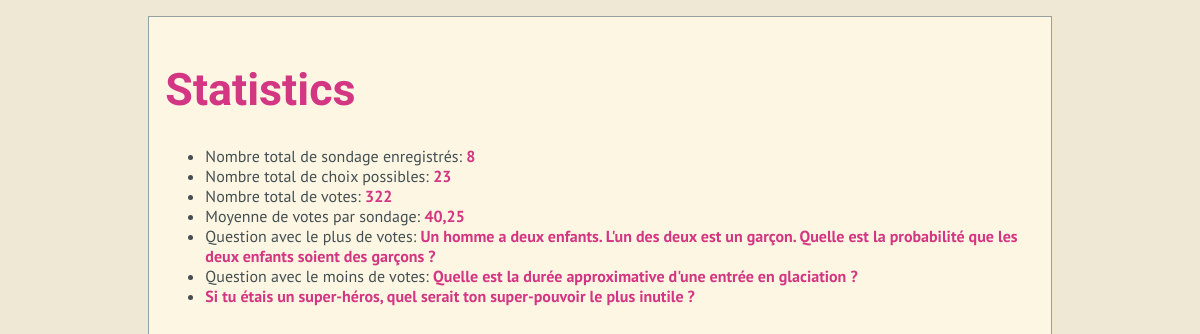
/polls/statistics/, run on an earlier commit of the app's database.
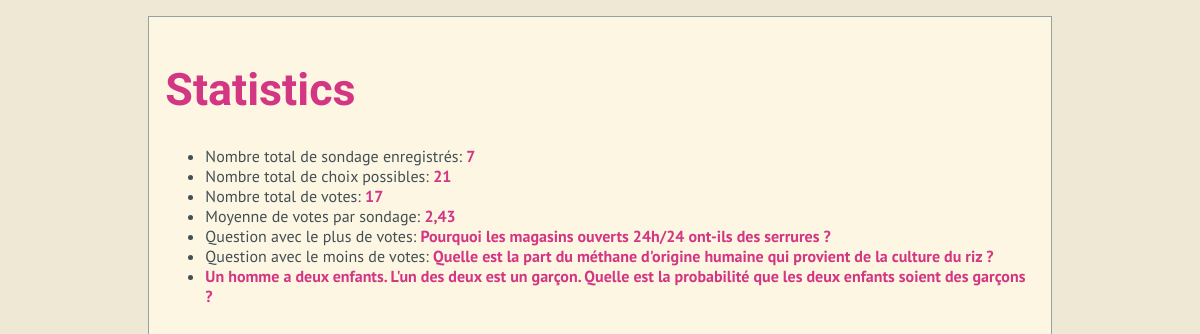
And on a later commit of the database.
### polls/models.py (models this page shows, shortened)
class Question(models.Model):
    question_text = models.CharField(max_length=200)
    pub_date = models.DateTimeField('date published')
    @classmethod
    def most_or_least_popular_question(cls, order_by: str):
        questions_with_total_votes = cls.objects.annotate(total_votes=models.Sum('choice__votes'))
        print(questions_with_total_votes[0].total_votes)  # TODO: supprimer, apres la demo
        ordered_questions = questions_with_total_votes.order_by(order_by)
        return ordered_questions.first()

### polls/views.py (the view)
# urls.py: path('statistics/', views.statistics, name='statistics'),
def statistics(request):
    total_questions = Question.objects.count()
    total_choices = Choice.objects.count()
    total_votes = Choice.objects.aggregate(Sum("votes"))
    average_votes = total_votes["votes__sum"] / total_questions
    most_popular_questions = Question.most_or_least_popular_question('-total_votes')
    least_popular_questions = Question.most_or_least_popular_question('total_votes')
    last_question_added = Question.objects.last()
    context = {'nb_questions': total_questions, 'nb_choices': total_choices, 'nb_votes': total_votes,
               'average_votes': average_votes, 'mp_questions': most_popular_questions,
               'lp_questions': least_popular_questions, 'last_question': last_question_added}
    return render(request, "polls/statistics.html", context)

### polls/templates/polls/statistics.html (shortened to what this page needs)
{% extends "polls/base.html" %}
{% load static %}
{% block content %}
<h1>{% block title %}Statistics{% endblock %}</h1>
<ul>
    <li>Nombre total de sondage enregistrés: <span>{{ nb_questions }}</span></li>
    <li>Nombre total de choix possibles: <span>{{ nb_choices }}</span></li>
    <li>Nombre total de votes: <span id="nb_votes">{{ nb_votes.votes__sum }}</span></li>
    <li>Moyenne de votes par sondage: <span>{{ average_votes|floatformat:2 }}</span></li>
    <li>Question avec le plus de votes: <span>{{ mp_questions.question_text }}</span></li>
    <li>Question avec le moins de votes: <span>{{ lp_questions.question_text }}</span></li>
    <li><span>{{last_question.question_text}}</span></li>
</ul>
{% endblock %}

What changed in the data, as far as the page shows it:
no longer on this page (row unchanged): Question: question_text "Quelle est la durée approximative d'une entrée en glaciation ?"
removed Question: question_text "Si tu étais un super-héros, quel serait ton super-pouvoir le plus inutile ?"
now on this page (row unchanged): Question: question_text "Pourquoi les magasins ouverts 24h/24 ont-ils des serrures ?"
now on this page (row unchanged): Question: question_text "Quelle est la part du méthane d'origine humaine qui provient de la culture du riz ?"
Also different on the page:
{{ nb_questions }}: "8" → "7"
{{ nb_choices }}: "23" → "21"
{{ nb_votes.votes__sum }}: "322" → "17"
{{ average_votes|floatformat:2 }}: "40,25" → "2,43"
{{ last_question.question_text }}: "Si tu étais un super-héros, quel serait ton super-pouvoir le plus inutile ?" → "Un homme a deux enfants. L'un des deux est un garçon. Quelle est la probabilité que les deux enfants soient des garçons ?"
{{ mp_questions.question_text }}: "Un homme a deux enfants. L'un des deux est un garçon. Quelle est la probabilité que les deux enfants soient des garçons ?" → "Pourquoi les magasins ouverts 24h/24 ont-ils des serrures ?"
